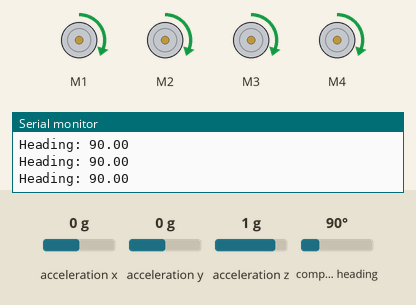
Recording of a sketch running on a simulated Arduino Uno, built with avr-gcc and run on an emulated ATmega328P. Shown: 4 × DC motor (green arrow = forward, orange = backward, longer = faster), the last lines printed to the serial monitor. The inputs (shaded band) are chosen by the test bench; at power-on: compass heading 90°, acceleration x 0 g, acceleration y 0 g, acceleration z 1 g.

Above: at 2.3 s.
2.4 s: compass heading set to 171°
3.9 s: compass heading set to 180°
At 4.8 s:
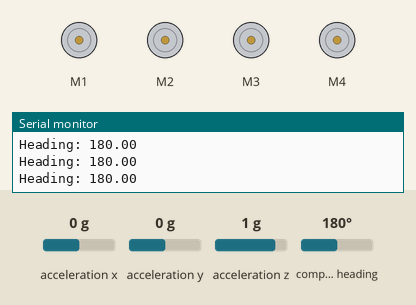
5.4 s: compass heading set to 183°
6.9 s: compass heading set to 189°
At 7.3 s:
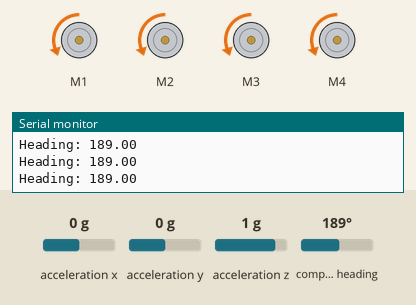
8.4 s: compass heading set to 7°
At 9.8 s:
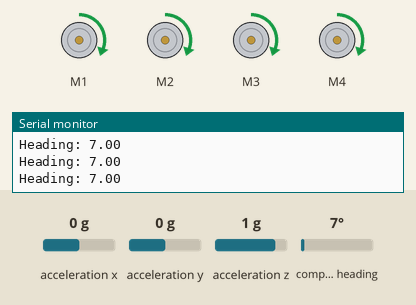
Timing chart, 0 to 10.9 s (numbered marks = the images above; inputs shaded):
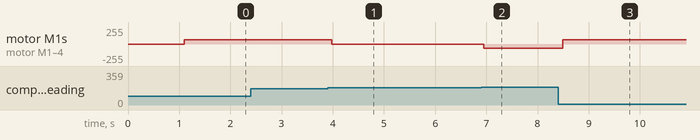

The sketch:

CompassSpinner.ino
```cpp
#include <Wire.h>
#include <Adafruit_MotorShield.h>
#include <Adafruit_Sensor.h>
#include <Adafruit_BNO055.h>
#include <utility/imumaths.h>

#define BNO055_SAMPLERATE_DELAY_MS (100)
Adafruit_BNO055 bno = Adafruit_BNO055();
Adafruit_MotorShield AFMS = Adafruit_MotorShield();

void setup() {
  Serial.begin(9600);
  AFMS.begin();
  if(!bno.begin()) {
    Serial.print("Ooops, no BNO055 detected ... Check your wiring or I2C ADDR!");
    while(1);
  }
  delay(1000);
  bno.setExtCrystalUse(true);

  uint8_t system, gyro, accel, mag = 0;
  while(mag != 3) {
    bno.getCalibration(&system, &gyro, &accel, &mag);
    Serial.print(" Mag=");
    Serial.println(mag, DEC);
    delay(BNO055_SAMPLERATE_DELAY_MS);
  }
}

void loop() {
  imu::Vector<3> euler = bno.getVector(Adafruit_BNO055::VECTOR_EULER);
  double heading = euler.x();
  Serial.print("Heading: "); Serial.println(heading);

  if(heading < 175) {
    spin(25);
  } else if(heading > 185) {
    spin(-25);
  } else {
    halt();
  }
  delay(BNO055_SAMPLERATE_DELAY_MS);
}
```

driveFormulas.ino
```cpp
/******************************
*                             *
* Holonomic Driving Functions *
*                             *
******************************/
/*
HOW TO INSTALL MOTORS
  1   2
    *
  4   3

  All motors move forward CLOCKWISE
*/
#include <math.h>
Adafruit_DCMotor *motor1 = AFMS.getMotor(1);
Adafruit_DCMotor *motor2 = AFMS.getMotor(2);
Adafruit_DCMotor *motor3 = AFMS.getMotor(3);
Adafruit_DCMotor *motor4 = AFMS.getMotor(4);
int _stopMode = BRAKE;

// drive(x, y, r)
// x: x-vector, 0-100% of full speed
// y: y-vector, 0-100% of full speed
// r: clockwise rotation, 0-100% of full speed
void drive(int x, int y, int r) {
  if(x > 100) { x = 100; } else if(x < -100) { x = -100; }
  if(y > 100) { y = 100; } else if(y < -100) { y = -100; }

  int m1 = y + x + r;
  int m2 = (-1 * y) + x + r;
  int m3 = (-1 * y) + (-1 * x) + r;
  int m4 = y + (-1 * x) + r;

        int max = 0;
        if(abs(m1) > max) { max = abs(m1); }
        if(abs(m2) > max) { max = abs(m2); }
        if(abs(m3) > max) { max = abs(m3); }
        if(abs(m4) > max) { max = abs(m4); }

        if(max > 0) {
                double scale = 1;
                if(max > 100) { scale = 1/(max/100.0); }
                m1 = (scale * m1) * 2.55;
                m2 = (scale * m2) * 2.55;
                m3 = (scale * m3) * 2.55;
                m4 = (scale * m4) * 2.55;
        }

  int d1 = m1 == 0 ? _stopMode : m1 > 0 ? FORWARD : BACKWARD;
  int d2 = m2 == 0 ? _stopMode : m2 > 0 ? FORWARD : BACKWARD;
  int d3 = m3 == 0 ? _stopMode : m3 > 0 ? FORWARD : BACKWARD;
  int d4 = m4 == 0 ? _stopMode : m4 > 0 ? FORWARD : BACKWARD;

        motor1->setSpeed(abs(m1));
        motor2->setSpeed(abs(m2));
        motor3->setSpeed(abs(m3));
        motor4->setSpeed(abs(m4));

  motor1->run(d1);
  motor2->run(d2);
  motor3->run(d3);
  motor4->run(d4);
}

// rDrive(a, v, r)
// a: angle relative to robot's front, 0-360 degrees
// v: velocity, 0-100% of full speed
// r: clockwise rotation, 0-100% of full speed
void rDrive(int a, int v, int r) {
  float rad  = (a - 90) * PI / 180;
  float x = v * cos(rad);
  float y = v * sin(rad) * -1;
  drive((int)x, (int)y, r);
}

// spin(r):
// r: clockwise rotation, 0-100% of full speed
void spin(int r) { drive(0, 0, r); }

void halt() { drive(0, 0, 0); }

void testAllWheels() {
  motor1->setSpeed(128);
  motor1->run(FORWARD);
  delay(3000);
  motor1->run(RELEASE);

  motor2->setSpeed(128);
  motor2->run(FORWARD);
  delay(3000);
  motor2->run(RELEASE);

  motor3->setSpeed(128);
  motor3->run(FORWARD);
  delay(3000);
  motor3->run(RELEASE);

  motor4->setSpeed(128);
  motor4->run(FORWARD);
  delay(3000);
  motor4->run(RELEASE);


  while(1);
}
```

Measured:
- the behaviour switches between 174 and 175° on compass heading (found by bisection; images 0 and 1)
- the behaviour switches between 185 and 186° on compass heading (found by bisection; images 1 and 2)
- after the input at 3.9 s, motor M1–4: forward 63/255 → stopped after 0.08 s
- after the input at 6.9 s, motor M1–4: stopped → backward 63/255 after 0.05 s
- after the input at 8.4 s, motor M1–4: backward 63/255 → forward 63/255 after 0.09 s
